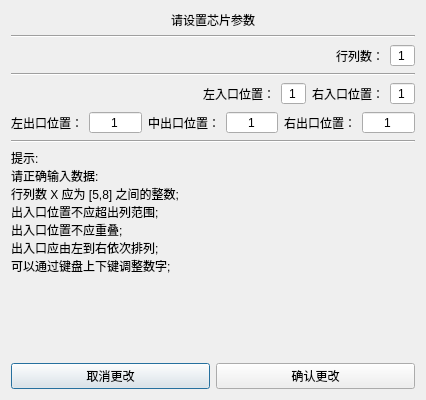
<?xml version="1.0" encoding="UTF-8"?>
<ui version="4.0">
 <class>AllSetDialog</class>
 <widget class="QDialog" name="AllSetDialog">
  <property name="geometry">
   <rect>
    <x>0</x>
    <y>0</y>
    <width>426</width>
    <height>400</height>
   </rect>
  </property>
  <property name="windowTitle">
   <string>Dialog</string>
  </property>
  <layout class="QHBoxLayout" name="horizontalLayout_5">
   <item>
    <layout class="QVBoxLayout" name="verticalLayout">
     <item>
      <widget class="QLabel" name="label_7">
       <property name="text">
        <string>请设置芯片参数</string>
       </property>
       <property name="alignment">
        <set>Qt::AlignCenter</set>
       </property>
      </widget>
     </item>
     <item>
      <widget class="Line" name="line_3">
       <property name="orientation">
        <enum>Qt::Horizontal</enum>
       </property>
      </widget>
     </item>
     <item>
      <layout class="QHBoxLayout" name="horizontalLayout">
       <item>
        <spacer name="horizontalSpacer">
         <property name="orientation">
          <enum>Qt::Horizontal</enum>
         </property>
         <property name="sizeHint" stdset="0">
          <size>
           <width>40</width>
           <height>20</height>
          </size>
         </property>
        </spacer>
       </item>
       <item>
        <widget class="QLabel" name="label_8">
         <property name="text">
          <string>行列数：</string>
         </property>
        </widget>
       </item>
       <item>
        <widget class="QSpinBox" name="RowSpinBox">
         <property name="alignment">
          <set>Qt::AlignCenter</set>
         </property>
         <property name="buttonSymbols">
          <enum>QAbstractSpinBox::NoButtons</enum>
         </property>
         <property name="specialValueText">
          <string/>
         </property>
         <property name="minimum">
          <number>1</number>
         </property>
         <property name="maximum">
          <number>10</number>
         </property>
         <property name="value">
          <number>1</number>
         </property>
        </widget>
       </item>
      </layout>
     </item>
     <item>
      <widget class="Line" name="line_2">
       <property name="orientation">
        <enum>Qt::Horizontal</enum>
       </property>
      </widget>
     </item>
     <item>
      <layout class="QHBoxLayout" name="horizontalLayout_3">
       <item>
        <spacer name="horizontalSpacer_2">
         <property name="orientation">
          <enum>Qt::Horizontal</enum>
         </property>
         <property name="sizeHint" stdset="0">
          <size>
           <width>40</width>
           <height>20</height>
          </size>
         </property>
        </spacer>
       </item>
       <item>
        <widget class="QLabel" name="label">
         <property name="text">
          <string>左入口位置：</string>
         </property>
        </widget>
       </item>
       <item>
        <widget class="QSpinBox" name="I1SpinBox">
         <property name="alignment">
          <set>Qt::AlignCenter</set>
         </property>
         <property name="buttonSymbols">
          <enum>QAbstractSpinBox::NoButtons</enum>
         </property>
         <property name="minimum">
          <number>1</number>
         </property>
         <property name="maximum">
          <number>10</number>
         </property>
         <property name="value">
          <number>1</number>
         </property>
        </widget>
       </item>
       <item>
        <widget class="QLabel" name="label_4">
         <property name="text">
          <string>右入口位置：</string>
         </property>
        </widget>
       </item>
       <item>
        <widget class="QSpinBox" name="I2SpinBox">
         <property name="alignment">
          <set>Qt::AlignCenter</set>
         </property>
         <property name="buttonSymbols">
          <enum>QAbstractSpinBox::NoButtons</enum>
         </property>
         <property name="minimum">
          <number>1</number>
         </property>
         <property name="maximum">
          <number>10</number>
         </property>
         <property name="value">
          <number>1</number>
         </property>
        </widget>
       </item>
      </layout>
     </item>
     <item>
      <layout class="QHBoxLayout" name="horizontalLayout_2">
       <item>
        <widget class="QLabel" name="label_2">
         <property name="text">
          <string>左出口位置：</string>
         </property>
        </widget>
       </item>
       <item>
        <widget class="QSpinBox" name="O1SpinBox">
         <property name="alignment">
          <set>Qt::AlignCenter</set>
         </property>
         <property name="buttonSymbols">
          <enum>QAbstractSpinBox::NoButtons</enum>
         </property>
         <property name="minimum">
          <number>1</number>
         </property>
         <property name="maximum">
          <number>10</number>
         </property>
         <property name="value">
          <number>1</number>
         </property>
        </widget>
       </item>
       <item>
        <widget class="QLabel" name="label_3">
         <property name="text">
          <string>中出口位置：</string>
         </property>
        </widget>
       </item>
       <item>
        <widget class="QSpinBox" name="O2SpinBox">
         <property name="alignment">
          <set>Qt::AlignCenter</set>
         </property>
         <property name="buttonSymbols">
          <enum>QAbstractSpinBox::NoButtons</enum>
         </property>
         <property name="minimum">
          <number>1</number>
         </property>
         <property name="maximum">
          <number>10</number>
         </property>
         <property name="value">
          <number>1</number>
         </property>
        </widget>
       </item>
       <item>
        <widget class="QLabel" name="label_5">
         <property name="text">
          <string>右出口位置：</string>
         </property>
        </widget>
       </item>
       <item>
        <widget class="QSpinBox" name="O3SpinBox">
         <property name="alignment">
          <set>Qt::AlignCenter</set>
         </property>
         <property name="buttonSymbols">
          <enum>QAbstractSpinBox::NoButtons</enum>
         </property>
         <property name="minimum">
          <number>1</number>
         </property>
         <property name="maximum">
          <number>10</number>
         </property>
         <property name="value">
          <number>1</number>
         </property>
        </widget>
       </item>
      </layout>
     </item>
     <item>
      <widget class="Line" name="line">
       <property name="orientation">
        <enum>Qt::Horizontal</enum>
       </property>
      </widget>
     </item>
     <item>
      <widget class="QLabel" name="label_6">
       <property name="text">
        <string>提示:
请正确输入数据:
行列数 X 应为 [5,8] 之间的整数;
出入口位置不应超出列范围;
出入口位置不应重叠;
出入口应由左到右依次排列;
可以通过键盘上下键调整数字;</string>
       </property>
      </widget>
     </item>
     <item>
      <spacer name="verticalSpacer">
       <property name="orientation">
        <enum>Qt::Vertical</enum>
       </property>
       <property name="sizeHint" stdset="0">
        <size>
         <width>20</width>
         <height>40</height>
        </size>
       </property>
      </spacer>
     </item>
     <item>
      <layout class="QHBoxLayout" name="horizontalLayout_4">
       <item>
        <widget class="QPushButton" name="NoBtn">
         <property name="text">
          <string>取消更改</string>
         </property>
        </widget>
       </item>
       <item>
        <widget class="QPushButton" name="YesBtn">
         <property name="text">
          <string>确认更改</string>
         </property>
        </widget>
       </item>
      </layout>
     </item>
    </layout>
   </item>
  </layout>
 </widget>
 <resources/>
 <connections/>
</ui>
